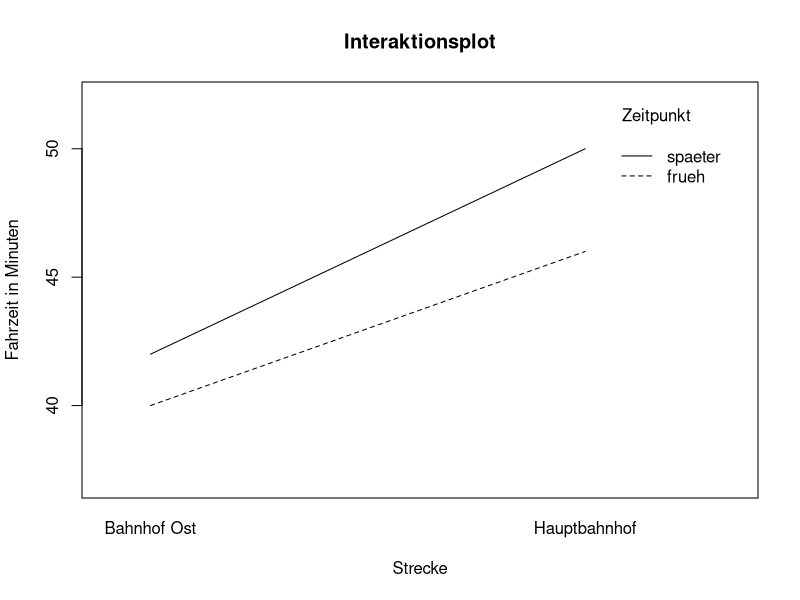
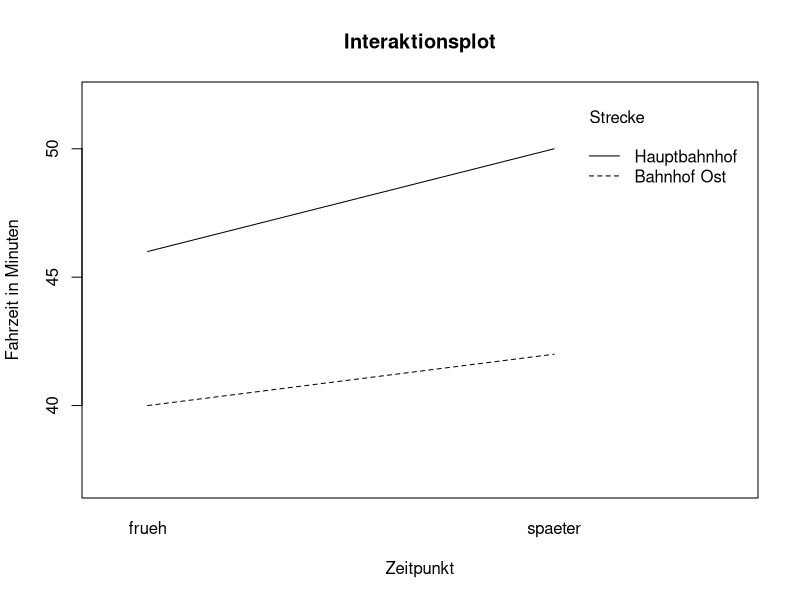

Generate these figures, in order, with R:
## ---- chunk 1
Strecke <- c("Bahnhof Ost", "Hauptbahnhof", "Bahnhof Ost", "Hauptbahnhof")
Zeitpunkt <- c("frueh", "frueh", "spaeter", "spaeter")
Fahrzeit <- c(40, 46, 42, 50)
aufgabe <- data.frame(Strecke,Zeitpunkt,Fahrzeit)
aufgabe
## ---- chunk 2
# Hauptfaktor A
negA <- (40+42)/2
posA <- (46+50)/2
DIFA <- posA-negA

# Hauptfaktor B
negB <- (40+46)/2
posB <- (42+50)/2
DIFB <- posB-negB

# Interaktion
Interaktion <- (40-46-42+50)/2
sprintf("--- Haupffaktor A---")
sprintf("negA: %f",negA)
sprintf("posA: %f",posA)
sprintf("DIFA: %f",DIFA)

sprintf("--- Haupffaktor B---")
sprintf("negA: %f",negB)
sprintf("posA: %f",posB)
sprintf("DIFA: %f",DIFB)

sprintf("--- Interaktion AxB ---")
sprintf("negB: %f",Interaktion)
## ---- chunk 3
library(psych)
## ---- chunk 4
descUV1<-describeBy(aufgabe$Fahrzeit, group= aufgabe$Strecke, mat = T)
descUV2<-describeBy(aufgabe$Fahrzeit, group= aufgabe$Zeitpunkt, mat = T)

Mittelwertsausgabe <- rbind(Strecke=descUV1, Zeitpunkt=descUV2)
Mittelwertsausgabe
## ---- chunk 5
summary(aov(aufgabe$Fahrzeit ~ aufgabe$Strecke+aufgabe$Zeitpunkt))
## ---- chunk 6
interaction.plot(aufgabe$Strecke, aufgabe$Zeitpunkt, aufgabe$Fahrzeit,
                 main = "Interaktionsplot",
                 ylab = "Fahrzeit in Minuten",
                 xlab = "Strecke",
                 trace.label= "Zeitpunkt",
                 ylim = c(37,52)
                 )
## ---- chunk 7
interaction.plot(aufgabe$Zeitpunkt, aufgabe$Strecke, aufgabe$Fahrzeit,
                main = "Interaktionsplot", 
                ylab = "Fahrzeit in Minuten", 
                xlab= "Zeitpunkt", 
                trace.label = "Strecke", 
                ylim = c(37,52)

                )
## ---- chunk 8
summary(aov(aufgabe$Fahrzeit ~ aufgabe$Strecke*aufgabe$Zeitpunkt))
## ---- chunk 9
Anzahl <- Erinnerungsvermoegen <- c(9,9,5,7,10,14,12,10)
A <- Geschlecht <- factor(c(-1,1,-1,1,-1,1,-1,1))
B <- Alter <- factor(c(-1,-1,1,1,-1,-1,1,1))
C <- Darstellung <- factor(c(-1,-1,-1,-1,1,1,1,1))

aufgabe2 <- data.frame(Geschlecht, Alter, Darstellung, Erinnerungsvermoegen)
head(aufgabe2,8)
## ---- chunk 10
library(dplyr)

aufgabe2 %>%
group_by(Geschlecht) %>%
summarize(Anzahl = n(), Mittelwert = mean(Erinnerungsvermoegen), Median = median(Erinnerungsvermoegen), SD = sd(Erinnerungsvermoegen)) %>%
  mutate_if(is.numeric, round, 3)
## ---- chunk 11
aufgabe2 %>%
group_by(Alter) %>%
summarize(Anzahl = n(), Mittelwert = mean(Erinnerungsvermoegen), Median = median(Erinnerungsvermoegen), SD = sd(Erinnerungsvermoegen)) %>%
  mutate_if(is.numeric, round, 3)
## ---- chunk 12
aufgabe2 %>%
group_by(Darstellung) %>%
summarize(Anzahl = n(), Mittelwert = mean(Erinnerungsvermoegen), Median = median(Erinnerungsvermoegen), SD = sd(Erinnerungsvermoegen)) %>%
  mutate_if(is.numeric, round, 3)
## ---- chunk 13

aufgabe2 %>%
group_by(Geschlecht, Darstellung) %>%
summarize(Anzahl = n(), Mittelwert = mean(Erinnerungsvermoegen), Median = median(Erinnerungsvermoegen), Standardabweichung = sd(Erinnerungsvermoegen)) %>%
mutate_if(is.numeric, round, 3)
## ---- chunk 14

aufgabe2 %>%
group_by(Alter, Darstellung) %>%
summarize(Anzahl = n(), Mittelwert = mean(Erinnerungsvermoegen), Median = median(Erinnerungsvermoegen), Standardabweichung = sd(Erinnerungsvermoegen)) %>%
mutate_if(is.numeric, round, 3)
## ---- chunk 15
library(dplyr)
aufgabe2 %>%
group_by(Geschlecht, Alter) %>%
summarize(Anzahl = n(), Mittelwert = mean(Erinnerungsvermoegen), Median = median(Erinnerungsvermoegen), Standardabweichung = sd(Erinnerungsvermoegen)) %>%
mutate_if(is.numeric, round, 3)
## ---- chunk 16
library(dplyr)
aufgabe2 %>%
group_by(Geschlecht, Alter, Darstellung) %>%
summarize(Anzahl = n(), Mittelwert = mean(Erinnerungsvermoegen), Median = median(Erinnerungsvermoegen), Standardabweichung = sd(Erinnerungsvermoegen)) %>%
mutate_if(is.numeric, round, 3)
## ---- chunk 17
summary(aov (Erinnerungsvermoegen ~ A+B+C))
